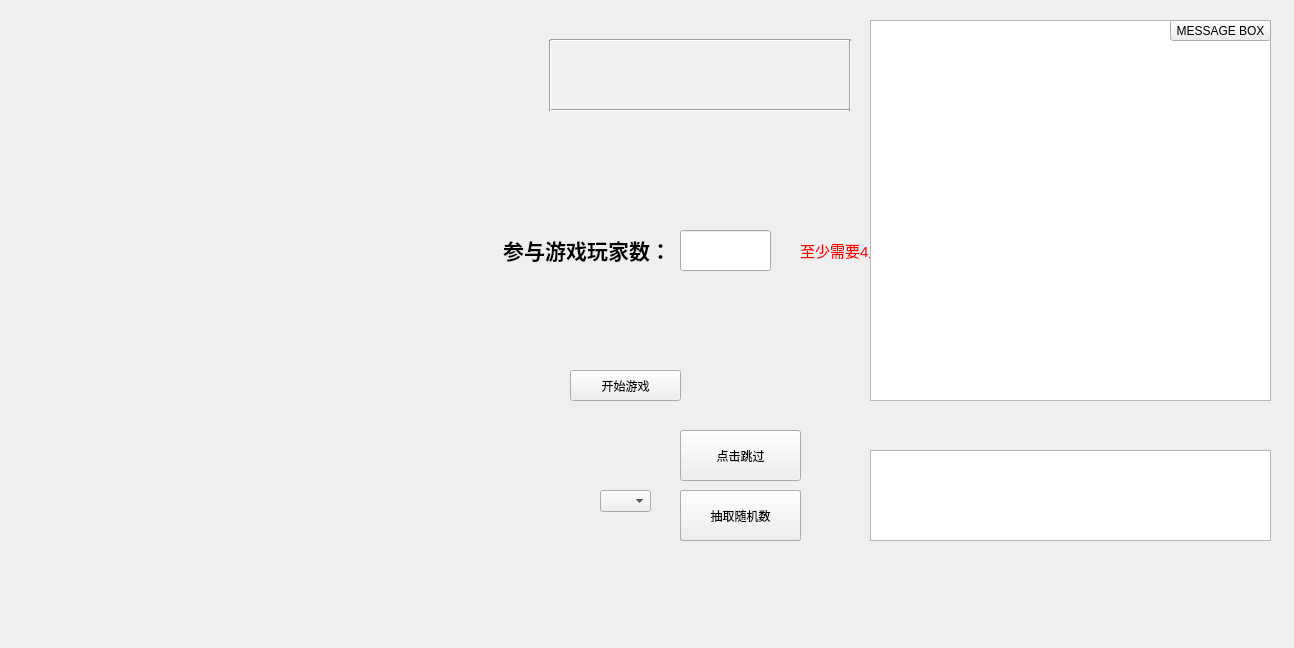
<?xml version="1.0" encoding="UTF-8"?>
<ui version="4.0">
 <class>Widget</class>
 <widget class="QWidget" name="Widget">
  <property name="geometry">
   <rect>
    <x>0</x>
    <y>0</y>
    <width>1294</width>
    <height>648</height>
   </rect>
  </property>
  <property name="windowTitle">
   <string>Widget</string>
  </property>
  <widget class="QLabel" name="txt">
   <property name="geometry">
    <rect>
     <x>450</x>
     <y>220</y>
     <width>221</width>
     <height>61</height>
    </rect>
   </property>
   <property name="text">
    <string>&lt;html&gt;&lt;head/&gt;&lt;body&gt;&lt;p&gt;&lt;span style=&quot; font-size:16pt; font-weight:600;&quot;&gt;参与游戏玩家数：&lt;/span&gt;&lt;/p&gt;&lt;/body&gt;&lt;/html&gt;</string>
   </property>
   <property name="scaledContents">
    <bool>false</bool>
   </property>
   <property name="alignment">
    <set>Qt::AlignRight|Qt::AlignTrailing|Qt::AlignVCenter</set>
   </property>
   <property name="indent">
    <number>-1</number>
   </property>
  </widget>
  <widget class="QPushButton" name="start">
   <property name="geometry">
    <rect>
     <x>570</x>
     <y>370</y>
     <width>111</width>
     <height>31</height>
    </rect>
   </property>
   <property name="text">
    <string>开始游戏</string>
   </property>
  </widget>
  <widget class="QLineEdit" name="NUM">
   <property name="geometry">
    <rect>
     <x>680</x>
     <y>230</y>
     <width>91</width>
     <height>41</height>
    </rect>
   </property>
   <property name="inputMask">
    <string/>
   </property>
  </widget>
  <widget class="QLabel" name="warning">
   <property name="geometry">
    <rect>
     <x>800</x>
     <y>230</y>
     <width>401</width>
     <height>41</height>
    </rect>
   </property>
   <property name="text">
    <string>&lt;html&gt;&lt;head/&gt;&lt;body&gt;&lt;p&gt;&lt;span style=&quot; font-size:11pt; color:#ff0000;&quot;&gt;至少需要4人参与哦！！！&lt;/span&gt;&lt;/p&gt;&lt;/body&gt;&lt;/html&gt;</string>
   </property>
  </widget>
  <widget class="QTextBrowser" name="textBrowser">
   <property name="geometry">
    <rect>
     <x>870</x>
     <y>20</y>
     <width>401</width>
     <height>381</height>
    </rect>
   </property>
  </widget>
  <widget class="QTextEdit" name="textEdit">
   <property name="geometry">
    <rect>
     <x>870</x>
     <y>450</y>
     <width>401</width>
     <height>91</height>
    </rect>
   </property>
  </widget>
  <widget class="QPushButton" name="submit">
   <property name="geometry">
    <rect>
     <x>680</x>
     <y>490</y>
     <width>121</width>
     <height>51</height>
    </rect>
   </property>
   <property name="text">
    <string>发言完毕</string>
   </property>
  </widget>
  <widget class="QLabel" name="prompt">
   <property name="geometry">
    <rect>
     <x>550</x>
     <y>50</y>
     <width>301</width>
     <height>71</height>
    </rect>
   </property>
   <property name="text">
    <string>&lt;html&gt;&lt;head/&gt;&lt;body&gt;&lt;p align=&quot;center&quot;&gt;&lt;br/&gt;&lt;/p&gt;&lt;/body&gt;&lt;/html&gt;</string>
   </property>
  </widget>
  <widget class="QComboBox" name="voteBox">
   <property name="geometry">
    <rect>
     <x>600</x>
     <y>490</y>
     <width>51</width>
     <height>22</height>
    </rect>
   </property>
  </widget>
  <widget class="QPushButton" name="voteSubmit">
   <property name="geometry">
    <rect>
     <x>680</x>
     <y>490</y>
     <width>121</width>
     <height>51</height>
    </rect>
   </property>
   <property name="text">
    <string>确认选择</string>
   </property>
  </widget>
  <widget class="QPushButton" name="eyeOpen">
   <property name="geometry">
    <rect>
     <x>680</x>
     <y>490</y>
     <width>121</width>
     <height>51</height>
    </rect>
   </property>
   <property name="text">
    <string>点击睁眼</string>
   </property>
  </widget>
  <widget class="QPushButton" name="noUse">
   <property name="geometry">
    <rect>
     <x>1170</x>
     <y>20</y>
     <width>101</width>
     <height>21</height>
    </rect>
   </property>
   <property name="text">
    <string>MESSAGE BOX</string>
   </property>
  </widget>
  <widget class="QPushButton" name="skip">
   <property name="geometry">
    <rect>
     <x>680</x>
     <y>430</y>
     <width>121</width>
     <height>51</height>
    </rect>
   </property>
   <property name="text">
    <string>点击跳过</string>
   </property>
  </widget>
  <widget class="Line" name="VlineUp">
   <property name="geometry">
    <rect>
     <x>550</x>
     <y>30</y>
     <width>301</width>
     <height>21</height>
    </rect>
   </property>
   <property name="orientation">
    <enum>Qt::Horizontal</enum>
   </property>
  </widget>
  <widget class="Line" name="VlineDown">
   <property name="geometry">
    <rect>
     <x>550</x>
     <y>100</y>
     <width>301</width>
     <height>21</height>
    </rect>
   </property>
   <property name="orientation">
    <enum>Qt::Horizontal</enum>
   </property>
  </widget>
  <widget class="Line" name="HlineLeft">
   <property name="geometry">
    <rect>
     <x>540</x>
     <y>40</y>
     <width>20</width>
     <height>71</height>
    </rect>
   </property>
   <property name="orientation">
    <enum>Qt::Vertical</enum>
   </property>
  </widget>
  <widget class="Line" name="HlineRight">
   <property name="geometry">
    <rect>
     <x>840</x>
     <y>40</y>
     <width>20</width>
     <height>71</height>
    </rect>
   </property>
   <property name="orientation">
    <enum>Qt::Vertical</enum>
   </property>
  </widget>
  <widget class="QPushButton" name="random">
   <property name="geometry">
    <rect>
     <x>680</x>
     <y>490</y>
     <width>121</width>
     <height>51</height>
    </rect>
   </property>
   <property name="text">
    <string>抽取随机数</string>
   </property>
  </widget>
 </widget>
 <layoutdefault spacing="6" margin="11"/>
 <resources/>
 <connections/>
</ui>
